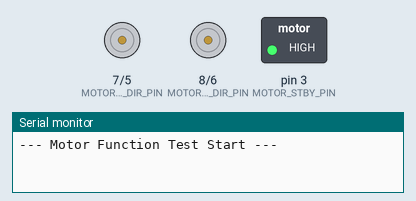
Recording of a sketch running on a simulated Arduino Uno, built with avr-gcc and run on an emulated ATmega328P. On the bench: direction and speed pins drawn as motors (green arrow = direction pin HIGH = forward, orange = LOW = backward, longer = more drive, stopped while the standby pin is LOW), switched loads named in the sketch (green lamp = pin HIGH), the last lines printed to the serial monitor.

Above: at 0.1 s.
At 1.1 s:
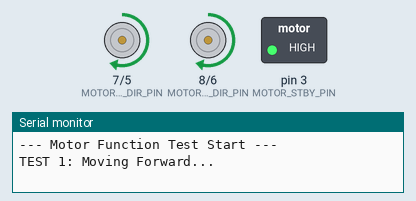
At 3.6 s:
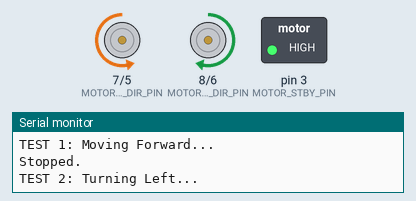
At 6.1 s:
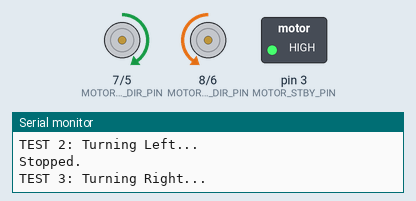
Timing chart, 0 to 9.0 s (numbered marks = the images above):
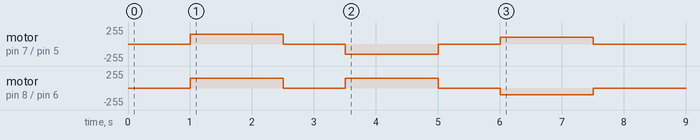

The sketch:

prueba_funciones_movimiento.ino
```cpp
// Test Sketch for Basic Motor Movements (Forward, Left, Right)

// --- PIN DEFINITIONS (Adjust these if your wiring changes) ---
#define MOTOR_STBY_PIN 3
#define MOTOR_A_DIR_PIN 7      // Motor A (e.g., Left Motor) Direction Pin
#define MOTOR_A_SPEED_PIN 5    // Motor A PWM Speed Pin
#define MOTOR_B_DIR_PIN 8      // Motor B (e.g., Right Motor) Direction Pin
#define MOTOR_B_SPEED_PIN 6    // Motor B PWM Speed Pin

// --- CONSTANTS ---
const int FORWARD_SPEED = 150; // Speed for moving straight (0-255)
const int TURN_SPEED = 100;    // Speed for turning (0-255)
const int MOVEMENT_DURATION = 1500; // Duration for each test movement in milliseconds (1.5 seconds)
const int STOP_DURATION = 1000;     // Duration for pauses between tests in milliseconds (1 second)

void setup() {
    Serial.begin(9600);
    Serial.println("--- Motor Function Test Start ---");

    // 1. Configure Motor Driver Pins
    pinMode(MOTOR_STBY_PIN, OUTPUT);
    pinMode(MOTOR_A_DIR_PIN, OUTPUT);
    pinMode(MOTOR_A_SPEED_PIN, OUTPUT);
    pinMode(MOTOR_B_DIR_PIN, OUTPUT);
    pinMode(MOTOR_B_SPEED_PIN, OUTPUT);

    // 2. Enable the Motor Driver (STBY HIGH)
    digitalWrite(MOTOR_STBY_PIN, HIGH);

    // 3. Initial Stop
    stopMotors();
    delay(1000); // Wait for initialization

    // --- TEST SEQUENCE ---

    // Test 1: Move Forward
    Serial.println("TEST 1: Moving Forward...");
    moveForward(FORWARD_SPEED);
    delay(MOVEMENT_DURATION);
    stopMotors();
    Serial.println("Stopped.");
    delay(STOP_DURATION);

    // Test 2: Turn Left (Right Wheel Forward, Left Wheel Backward or Slower)
    Serial.println("TEST 2: Turning Left...");
    turnLeft();
    delay(MOVEMENT_DURATION);
    stopMotors();
    Serial.println("Stopped.");
    delay(STOP_DURATION);

    // Test 3: Turn Right (Left Wheel Forward, Right Wheel Backward or Slower)
    Serial.println("TEST 3: Turning Right...");
    turnRight();
    delay(MOVEMENT_DURATION);
    stopMotors();
    Serial.println("Stopped.");
    delay(STOP_DURATION);

    Serial.println("--- Test Sequence Complete ---");
}

void loop() {
    // This loop remains empty as the full test sequence runs once in setup()
}

// --- Motor Control Functions ---

/**
 * Moves the robot forward at the specified speed.
 * Assumes: HIGH on DIR pins means forward.
 * @param speed PWM value (0-255).
 */
void moveForward(int speed) {
    // Motor A (Left) Forward
    digitalWrite(MOTOR_A_DIR_PIN, HIGH);
    analogWrite(MOTOR_A_SPEED_PIN, speed);

    // Motor B (Right) Forward
    digitalWrite(MOTOR_B_DIR_PIN, HIGH);
    analogWrite(MOTOR_B_SPEED_PIN, speed);
}

/**
 * Turns the robot left.
 * This is a 'spin' or 'pivot' turn (one wheel forward, one wheel backward).
 */
void turnLeft() {
    // Motor A (Left) Backward
    digitalWrite(MOTOR_A_DIR_PIN, LOW);
    analogWrite(MOTOR_A_SPEED_PIN, TURN_SPEED);

    // Motor B (Right) Forward
    digitalWrite(MOTOR_B_DIR_PIN, HIGH);
    analogWrite(MOTOR_B_SPEED_PIN, TURN_SPEED);
}

/**
 * Turns the robot right.
 * This is a 'spin' or 'pivot' turn (one wheel backward, one wheel forward).
 */
void turnRight() {
    // Motor A (Left) Forward
    digitalWrite(MOTOR_A_DIR_PIN, HIGH);
    analogWrite(MOTOR_A_SPEED_PIN, TURN_SPEED);

    // Motor B (Right) Backward
    digitalWrite(MOTOR_B_DIR_PIN, LOW);
    analogWrite(MOTOR_B_SPEED_PIN, TURN_SPEED);
}

/**
 * Stops all motor movement by setting PWM speed to zero.
 */
void stopMotors() {
    analogWrite(MOTOR_A_SPEED_PIN, 0);
    analogWrite(MOTOR_B_SPEED_PIN, 0);
}
```
